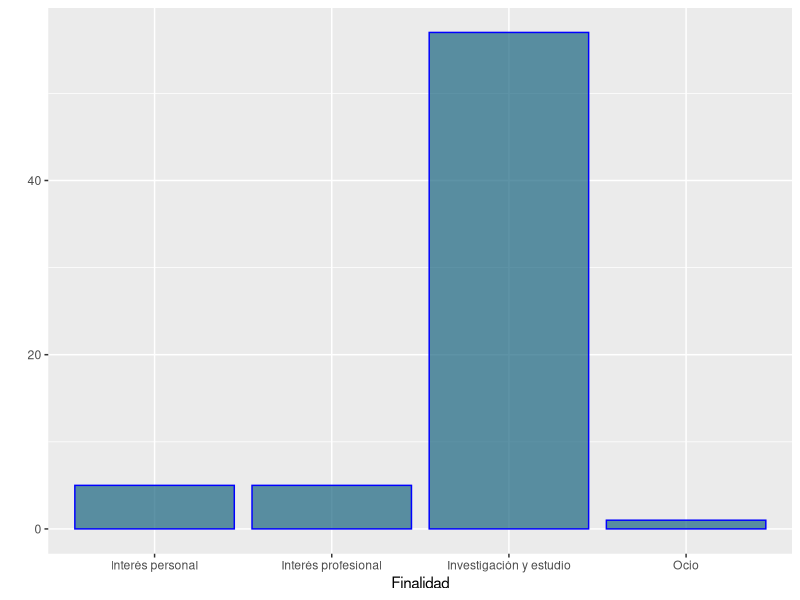

Write the R code that produced this figure.
## ---- chunk 1
knitr::opts_chunk$set(echo = TRUE)
library(tidyverse)
library(knitr)
## ---- chunk 2
data_biblio <- read.csv("biblioteca_historica_2023.csv", header = TRUE, sep = ";")
## ---- chunk 3
colnames(data_biblio) <- c("Inicio_encuesta", "Finalidad", "Frecuencia", "Uso_consulta_sala", "Valoracion_consulta_sala", "Valoracion_tiempo_espera", "Uso_repografia", "Valoracion_repografia", "Participacion_actividades", "Valoracion_actividades", "Uso_reserva_doc", "Valoracion_reserva_doc", "Conoce_web", "Valoracion_actualización_info_contenidos", "Valoracion_facil_buscar_catalogo", "Valoracion_facil_localizar_obras_digital", "Valoracion_tiempo_descarga_doc_digital", "Valoracion_edificio_instalaciones", "Valoracion_horario_apertura", "Valoracion_info_recibida", "Valoracion_red_wifi", "Valoracion_trato_atencion", "Valoracion_proceso_carnes", "Valoracion_adecuacion_necesidades", "Valoracion_general", "Sugerencias", "Servivio_respecto_esperado", "Rango_edad", "Sexo")
## ---- chunk 4
kable(head(data_biblio))
## ---- chunk 5
data_biblio$Finalidad = as.factor(data_biblio$Finalidad)
levels(data_biblio$Finalidad)
## ---- chunk 6
data_biblio$Frecuencia = as.numeric(data_biblio$Frecuencia)
## ---- chunk 7
data_biblio$Rango_edad = as.factor(data_biblio$Rango_edad)
levels(data_biblio$Rango_edad)
## ---- chunk 8
data_biblio$Sexo = as.factor(data_biblio$Sexo)
## ---- chunk 9
ggplot(data_biblio, aes(x=data_biblio$Finalidad)) +
  geom_bar(color="blue", fill=rgb(0.1,0.4,0.5,0.7))+
  xlab("Finalidad")+ylab("")
